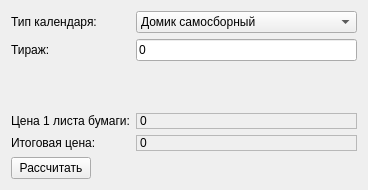
      <widget class="QWidget" name="SWPKalendari">
       <layout class="QFormLayout" name="formLayout">
        <item row="0" column="0">
         <widget class="QLabel" name="kalendar_type_label">
          <property name="text">
           <string>Тип календаря:</string>
          </property>
         </widget>
        </item>
        <item row="0" column="1">
         <widget class="QComboBox" name="kalendar_type">
          <item>
           <property name="text">
            <string>Домик самосборный</string>
           </property>
          </item>
          <item>
           <property name="text">
            <string>Домик с блоками вертикальный</string>
           </property>
          </item>
          <item>
           <property name="text">
            <string>Домик с блоками горизонтальный</string>
           </property>
          </item>
          <item>
           <property name="text">
            <string>Моно стандарт</string>
           </property>
          </item>
          <item>
           <property name="text">
            <string>ТРИО economy</string>
           </property>
          </item>
          <item>
           <property name="text">
            <string>Трио big size</string>
           </property>
          </item>
          <item>
           <property name="text">
            <string>Трио standart</string>
           </property>
          </item>
         </widget>
        </item>
        <item row="1" column="0">
         <widget class="QLabel" name="kalendar_col_label">
          <property name="text">
           <string>Тираж:</string>
          </property>
         </widget>
        </item>
        <item row="1" column="1">
         <widget class="QLineEdit" name="kalendar_col">
          <property name="text">
           <string>0</string>
          </property>
         </widget>
        </item>
        <item row="2" column="1">
         <spacer name="verticalSpacer_5">
          <property name="orientation">
           <enum>Qt::Vertical</enum>
          </property>
          <property name="sizeHint" stdset="0">
           <size>
            <width>20</width>
            <height>40</height>
           </size>
          </property>
         </spacer>
        </item>
        <item row="3" column="0">
         <widget class="QLabel" name="kalendar_pricep1_label">
          <property name="text">
           <string>Цена 1 листа бумаги:</string>
          </property>
         </widget>
        </item>
        <item row="3" column="1">
         <widget class="QLabel" name="kalendar_pricep1">
          <property name="frameShape">
           <enum>QFrame::StyledPanel</enum>
          </property>
          <property name="text">
           <string>0</string>
          </property>
         </widget>
        </item>
        <item row="4" column="0">
         <widget class="QLabel" name="kalendar_price_label">
          <property name="text">
           <string>Итоговая цена:</string>
          </property>
         </widget>
        </item>
        <item row="4" column="1">
         <widget class="QLabel" name="kalendar_price">
          <property name="frameShape">
           <enum>QFrame::StyledPanel</enum>
          </property>
          <property name="text">
           <string>0</string>
          </property>
         </widget>
        </item>
        <item row="5" column="0">
         <widget class="QPushButton" name="kalendar_pushButton">
          <property name="text">
           <string>Рассчитать</string>
          </property>
         </widget>
        </item>
       </layout>
      </widget>
